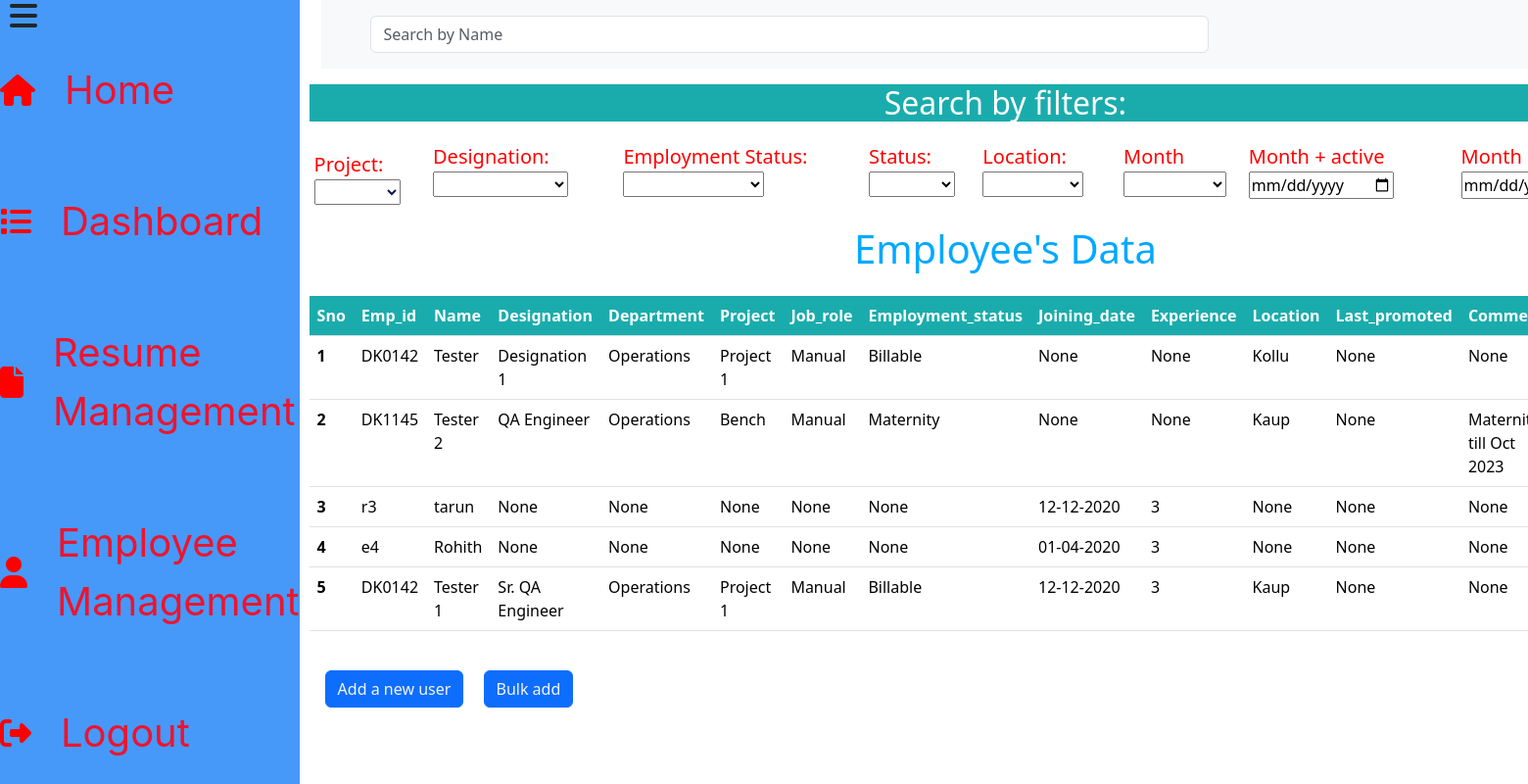
Page /home on the earlier database version.
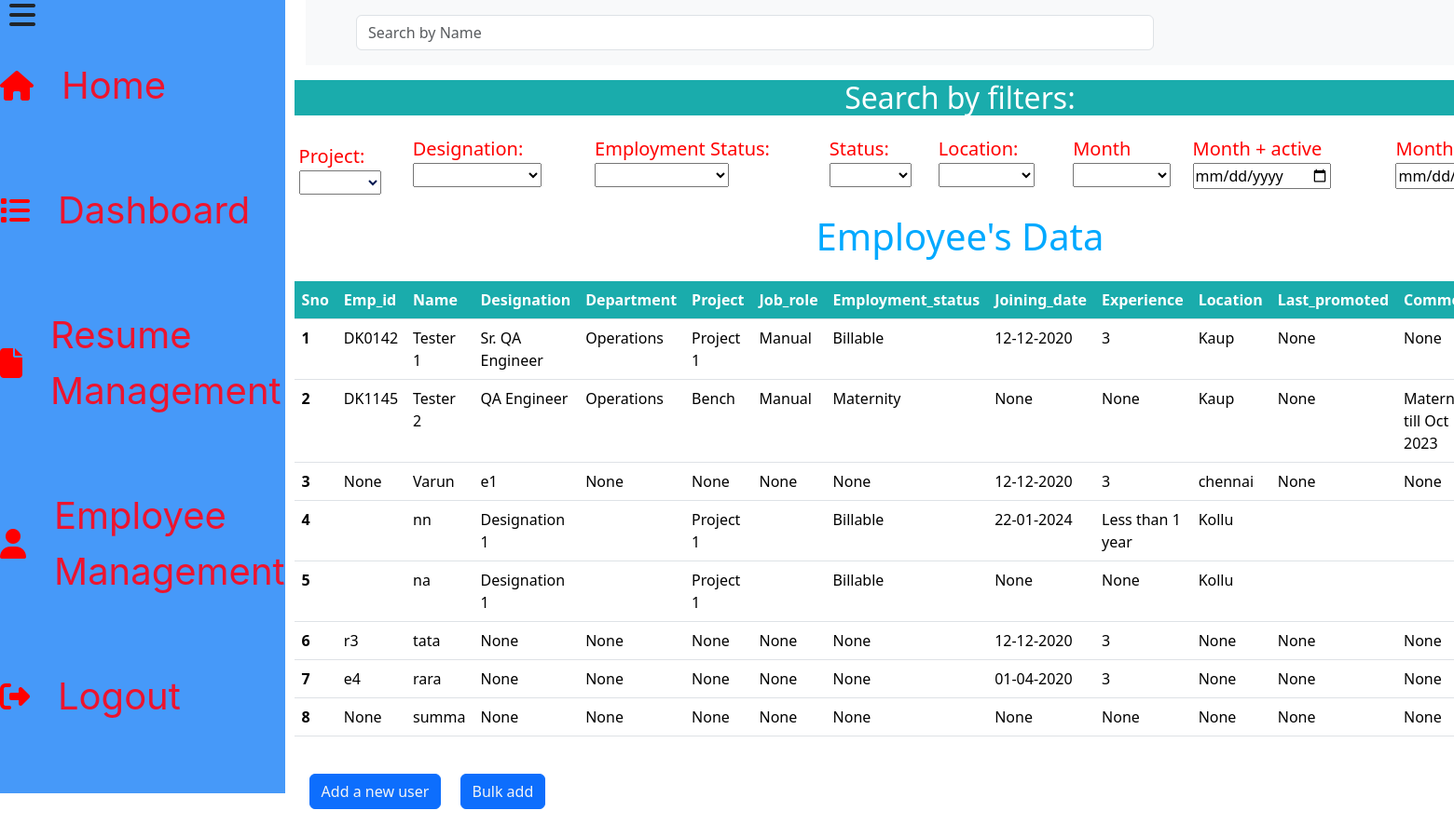
Same page on the later database version.
### app.py (models this page shows)
class Employee(db.Model):
    Sno = db.Column(db.Integer, primary_key=True, autoincrement=True)
    Emp_id = db.Column(db.String(500))
    Name = db.Column(db.String(500))
    Designation = db.Column(db.String(500))
    Department = db.Column(db.String(500))
    Project = db.Column(db.String(500))
    Job_role = db.Column(db.String(500))
    Employment_status = db.Column(db.String(500))
    Joining_date = db.Column(db.String(500))
    Experience = db.Column(db.String(500))
    Location = db.Column(db.String(500))
    Last_promoted = db.Column(db.String(500))
    Comments = db.Column(db.String(500))
    employee_status=db.Column(db.String(500))

### app.py (the view)
@app.route("/home")
def Home():
    data=Employee.query.all()
    return render_template("index.html",data=data)

### templates/index.html (shortened to what this page needs)
<!doctype html>
<html lang="en">
  <head>
    <link href="https://cdn.jsdelivr.net/npm/bootstrap@5.3.2/dist/css/bootstrap.min.css" rel="stylesheet">
    <link rel="stylesheet" href="{{ url_for('static', filename='view.css') }}">
  </head>
  <body>
    <div class="first_div">
      <div class="main_div">
        <i class="fa-solid fa-bars fa-2x main_icon"></i>
            <a href="/home"><div class="sidemenu_items">
                <i class="fa-solid fa-house fa-2x icon"></i>
                <div style="width: 100%; height: 100%; color: #ED142E; font-size: 40px; font-family: Inter; font-weight: 400; word-wrap: break-word">Home</div>
              </div></a>
            <a href="/dashboard">
                <div class="sidemenu_items">
                    <i class="fa-solid fa-list fa-2x icon"></i>
                    <div style="width: 100%; height: 100%; color: #ED142E; font-size: 40px; font-family: Inter; font-weight: 400; word-wrap: break-word">Dashboard</div>
                  </div>
            </a>
            <a href="/resume">
                <div class="sidemenu_items">
                    <i class="fa-solid fa-file fa-2x icon"></i>
                    <div style="width: 100%; height: 100%; color: #ED142E; font-size: 40px; font-family: Inter; font-weight: 400; word-wrap: break-word">Resume Management</div>
                  </div>
            </a>
            <a href="/employee_management">
                <div class="sidemenu_items">
                    <i class="fa-solid fa-user fa-2x icon"></i>
                    <div style="width: 100%; height: 100%; color: #ED142E; font-size: 40px; font-family: Inter; font-weight: 400; word-wrap: break-word">Employee Management</div>
                  </div>
            </a>
            <a href="/">
                <div class="sidemenu_items">
                    <i class="fa-solid fa-right-from-bracket fa-2x icon"></i>
                    <div style="width: 100%; height: 100%; color: #ED142E; font-size: 40px; font-family: Inter; font-weight: 400; word-wrap: break-word">Logout</div>
                  </div>
            </a>
      </div>
      <div>
        <div class="container-fluid">
          <nav class="navbar navbar-expand-lg bg-body-tertiary">
            <div class="container">
              <div class="collapse navbar-collapse" id="navbarSupportedContent">
                <form class="d-flex col-8 my-2" role="search">
                  <input class="form-control me-2" type="search" id="search_bar" placeholder="Search by Name" aria-label="Search">
                </form>
              </div>
            </div>
          </nav>
        </div>
        <h2 class="filters_title my-3">Search by filters:</h2>
        <div class=" filter">
          <div class="my-2">
            <label for="project" class="label">Project:</label>
            <select name="project" id="project" class="select_project">
              <option></option>
              <option value="Project 1" class="dropdown_item">Project 1</option>
            </select>
          </div>
          <div>
            <label for="designation" class="label">Designation:</label>
            <select name="designation" id="designation">
              <option></option>
              <option value="Sr. QA Engineer">Sr. QA Engineer</option>
            </select>
          </div>
          <div>
            <label for="employment_status" class="label">Employment Status:</label>
            <select name="employment_status" id="employment_status">
              <option></option>
              <option value="Billable">Billable</option>
            </select>
          </div>
          <div>
            <label for="status" class="label">Status:</label>
            <select name="status" id="status">
              <option></option>
              <option value="active">active</option>
            </select>
          </div>
          <div>
            <label for="location" class="label">Location:</label>
            <select name="location" id="location">
              <option></option>
              <option value="Kollu">Kollu</option>
            </select>
          </div>
          <div>
            <label for="month_active_filter" class="select_month label">Month</label>
            <select name="month_active" id="month_active_filter" class="select_month_value" onchange="filterByMonth('active')">
              <option></option>
              <option value="january" class="month_value">January</option>
              </select>
          </div>
          <div>
            <label for="month_active" class="label" >Month + active</label>
            <input type="date" id="month_active_datepicker" oninput="filter('active')">
          </div>
          <div>
            <label for="month_resigned"   class="label">Month + Resigned</label>
            <input type="date" id="month_resigned_datepicker" oninput="filters('resigned')">
          </div>
        </div>
        <h1 class="title my-2"><center>Employee's Data</center></h1>
        <div class="table my-4">
          <table class="table highlighted_row">
            <thead>
              <tr>
                <th scope="col" class="table_header">Sno</th>
                <th scope="col" class="table_header" >Emp_id</th>
                <th scope="col" class="table_header">Name</th>
                <th scope="col" class="table_header">Designation</th>
                <th scope="col" class="table_header">Department</th>
                <th scope="col" class="table_header">Project</th>
                <th scope="col" class="table_header">Job_role</th>
                <th scope="col" class="table_header">Employment_status</th>
                <th scope="col" class="table_header">Joining_date</th>
                <th scope="col" class="table_header">Experience</th>
                <th scope="col" class="table_header">Location</th>
                <th scope="col" class="table_header">Last_promoted</th>
                <th scope="col" class="table_header">Comments</th>
              </tr>
            </thead>
            <tbody>
              {% for employee in data %}
              <tr {% if employee.employee_status == 'resigned' %}style="background-color: red;"{% endif %}>
                <th scope="row" >{{loop.index}}</th>
                <td class="emp_id" class="table-primary">{{employee.Emp_id}}</td>
                <td id="Name">{{employee.Name}}</td>
                <td id="Designation">{{employee.Designation}}</td>
                <td>{{employee.Department}}</td>
                <td id="Project">{{employee.Project}}</td>
                <td>{{employee.Job_role}}</td>
                <td id="employment_status">{{employee.Employment_status}}</td>
                <td id="joining_date">{{employee.Joining_date}}</td>
                <td>{{employee.Experience}}</td>
                <td id="employee_location">{{employee.Location }}</td>
                <td>{{employee.Last_promoted }}</td>
                <td>{{employee.Comments}}</td>
              </tr>
              {% endfor %}
            </tbody>
          </table>
        </div>
          <a type="button" href="/add" class="btn btn-primary my-3 mx-3">Add a new user</a>
          <a type="button" href="/bulk" class="btn btn-primary my-3">Bulk add</a>
      </div>
    </div>
  </body>
</html>

### static/view.css (style rules this page uses)
a { text-decoration: none; color:red; }
.filter { display: flex; justify-content: space-between; padding: 5px; }
.filters_title { background-color:#1AACAC; color:white; text-align: center; margin: 0; }
.select_project { color:#071952; }
.title { color:#00A9FF; }
.table.table { background-color:#1AACAC; border-spacing:40px; }
.table .table_header { background-color:#1AACAC; color:white; }
.label { color:red; font-size:20px; }
.btn { color:whitesmoke; }
.select_month { color: red; font-size:20px; }
* { margin: 0 ; }
.main_div { margin: 0%; width:24%; height: 100%; margin-right: 10px; background-color:#4699F9; }
.sidemenu_items { display: flex; align-items: center; justify-content:center; margin-bottom:74px; }
.icon { margin-right:30px; }
.main_icon { margin-left:10px; margin-bottom:30px; }
.first_div { display: flex; }

Differences in the rows shown:
changed Employee "DK0142": Name "Tester" → "Tester 1"; Designation "Designation 1" → "Sr. QA Engineer"; Joining_date "None" → "12-12-2020"; Experience "None" → "3"; Location "Kollu" → "Kaup"
changed Employee: Emp_id "r3" → "None"; Name "tarun" → "Varun"; Designation "None" → "e1"; Location "None" → "chennai"
changed Employee: Name "Rohith" → "nn"; Designation "None" → "Designation 1"; Project "None" → "Project 1"; Employment_status "None" → "Billable"; Joining_date "01-04-2020" → "22-01-2024"; Experience "3" → "Less than 1 year"; Location "None" → "Kollu"; Emp_id "e4" → (not shown); Department "None" → (not shown); Job_role "None" → (not shown); Last_promoted "None" → (not shown); Comments "None" → (not shown)
changed Employee (number 5 of 8 on the later page): Name "Tester 1" → "na"; Designation "Sr. QA Engineer" → "Designation 1"; Joining_date "12-12-2020" → "None"; Experience "3" → "None"; Location "Kaup" → "Kollu"; Emp_id "DK0142" → (not shown); Department "Operations" → (not shown); Job_role "Manual" → (not shown); Last_promoted "None" → (not shown); Comments "None" → (not shown)
added Employee: Emp_id "r3", Name "tata", Designation "None", Department "None", Project "None", Job_role "None", Employment_status "None", Joining_date "12-12-2020", Experience "3", Location "None", Last_promoted "None", Comments "None"
added Employee: Emp_id "e4", Name "rara", Designation "None", Department "None", Project "None", Job_role "None", Employment_status "None", Joining_date "01-04-2020", Experience "3", Location "None", Last_promoted "None", Comments "None"
added Employee: Emp_id "None", Name "summa", Designation "None", Department "None", Project "None", Job_role "None", Employment_status "None", Joining_date "None", Experience "None", Location "None", Last_promoted "None", Comments "None"
